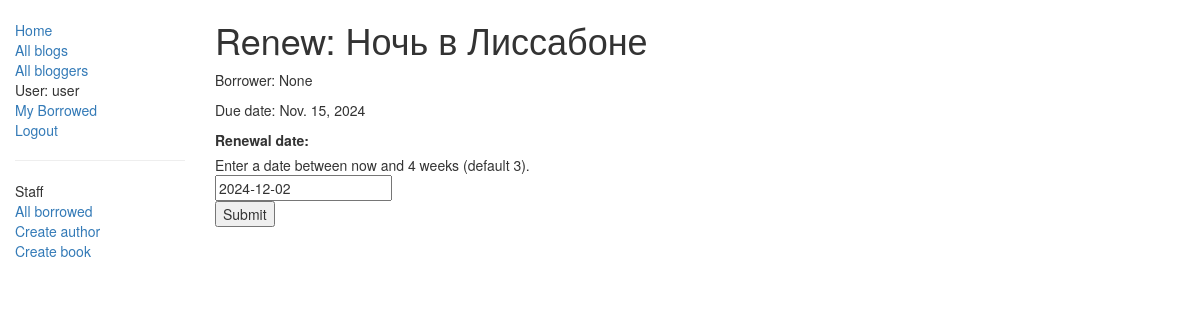
The page /catalog/book/504d2330-347c-4280-a19b-81e1da93148f/renew/ (signed in) on the database as committed earlier.
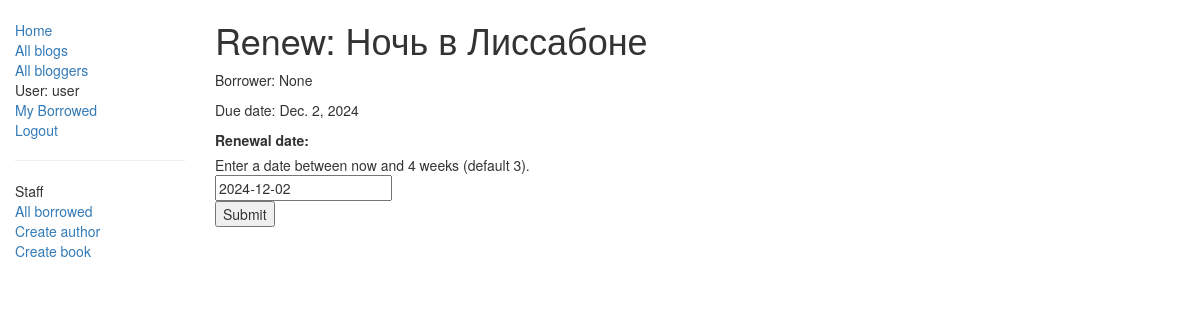
The same page on the database as committed later.
### catalog/models.py (models this page shows, shortened)
class BookInstance(models.Model):
    id = models.UUIDField(primary_key=True, default=uuid.uuid4,
                          help_text="Unique ID for this particular book across whole library")
    book = models.ForeignKey('Book', on_delete=models.SET_NULL, null=True)
    imprint = models.CharField(max_length=200)
    due_back = models.DateField(null=True, blank=True)
    borrower = models.ForeignKey(User, on_delete=models.SET_NULL, null=True, blank=True)
    LOAN_STATUS = (
        ('m', 'Maintenance'),
        ('o', 'On loan'),
        ('a', 'Available'),
        ('r', 'Reserved'),
    )
    status = models.CharField(max_length=1, choices=LOAN_STATUS, blank=True, default='m', help_text='Book availability')
    class Meta:
        ordering = ["due_back"]
        permissions = (("can_mark_returned", "Set book as returned"),)
    @property
    def is_overdue(self):
        if self.due_back and date.today() > self.due_back:
            return True
        return False

class Book(models.Model):
    title = models.CharField(max_length=200)
    author = models.ForeignKey('Author', on_delete=models.SET_NULL, null=True)
    summary = models.TextField(max_length=1000, help_text="Enter a brief description of the book")
    isbn = models.CharField('ISBN', max_length=13,
                            help_text='13 Charact <a href="https://www.isbn-international.org/content/what-isbn">ISBN номер</a>')
    genre = models.ManyToManyField('Genre', help_text="Select a genre for this book")
    def display_genre(self):
        """
        Создает строку для жанра. Это необходимо для отображения жанра в Admin.
        """
        return ', '.join([genre.name for genre in self.genre.all()[:3]])
    display_genre.short_description = 'Genre'

### catalog/views.py (the view)
# urls.py: path('book/<slug:pk>/renew/', views.renew_book_librarian, name='renew-book-librarian'),
@permission_required('catalog.can_mark_returned')
def renew_book_librarian(request, pk):
    book_inst = get_object_or_404(BookInstance, pk=pk)
    if request.method == 'POST':
        form = RenewBookForm(request.POST)
        if form.is_valid():
            book_inst.due_back = form.cleaned_data['renewal_date']
            book_inst.save()
            return HttpResponseRedirect(reverse('all-borrowed') )
    else:
        proposed_renewal_date = datetime.date.today() + datetime.timedelta(weeks=3)
        form = RenewBookForm(initial={'renewal_date': proposed_renewal_date,})
    return render(request, 'catalog/book_renew_librarian.html', {'form': form, 'bookinst':book_inst})

### catalog/forms.py (shortened to what this page needs)
class RenewBookForm(forms.Form):
    renewal_date = forms.DateField(help_text="Enter a date between now and 4 weeks (default 3).")

### catalog/templates/catalog/book_renew_librarian.html (shortened to what this page needs)
{% extends "base_generic.html" %}
{% block content %}
    <h1>Renew: {{bookinst.book.title}}</h1>
    <p>Borrower: {{bookinst.borrower}}</p>
    <p{% if bookinst.is_overdue %} class="text-danger"{% endif %}>Due date: {{bookinst.due_back}}</p>
    <form action="" method="post">
        <table>
        {{ form }}
        </table>
        <input type="submit" value="Submit" />
    </form>
{% endblock %}

Rows that differ between the two databases and show on the page:
changed BookInstance "None": due_back "Nov. 15, 2024" → "Dec. 2, 2024"
